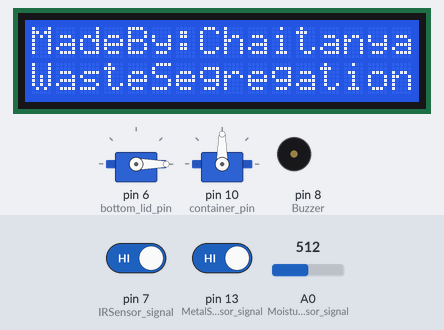
A sketch run on a simulated Arduino Uno, built with avr-gcc and run on an emulated ATmega328P. On the bench: 16×2 character LCD, 2 × servo, buzzer (waves = sounding, pin HIGH). The inputs (shaded band) are chosen by the test bench; at power-on: pin 7 (IRSensor_signal) HIGH, A0 (MoistureSensor_signal) = 512, pin 13 (MetalSensor_signal) HIGH. What the sketch prints to the serial monitor is not drawn.

Above: at 1.2 s.
1.3 s: pin 7 (IRSensor_signal) driven LOW
At 4.1 s:
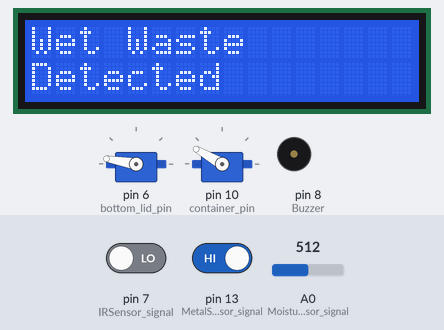
4.2 s: A0 (MoistureSensor_signal) set to 591
9.1 s: A0 (MoistureSensor_signal) set to 618
11.1 s: pin 13 (MetalSensor_signal) driven LOW
At 18.7 s:
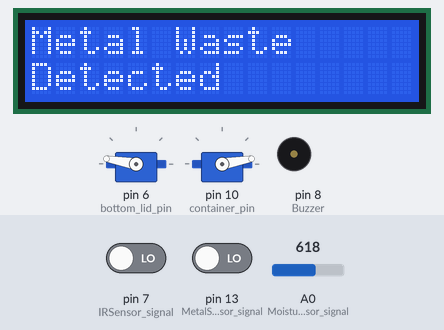
19.0 s: pin 13 (MetalSensor_signal) driven HIGH
At 23.8 s:
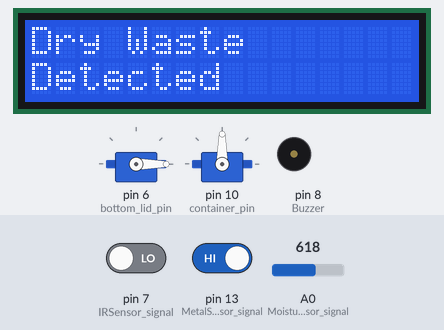
23.9 s: pin 7 (IRSensor_signal) driven HIGH
At 27.89 s:
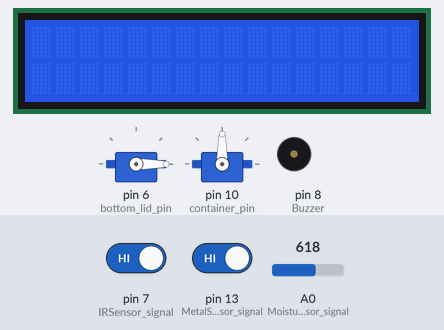
Timing chart, 0 to 29.3 s (numbered marks = the images above; inputs shaded):
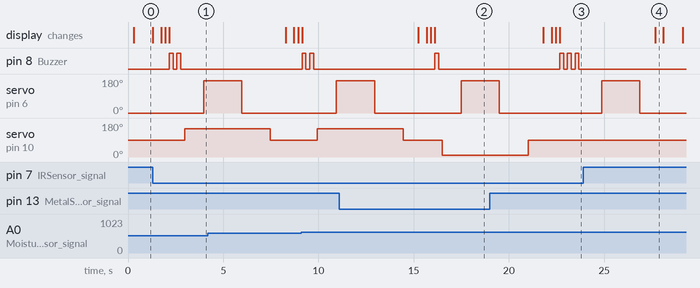

The sketch:

WasteSegregationWithI2CLcdDisplay.ino
```cpp
// Dependencies
#include <Servo.h>
#include <string.h>
#include <Wire.h>
#include <LiquidCrystal_I2C.h>

Servo bottom_lid, container;

// PinConfiguration
const int IRSensor_signal = 7; // input
const int Buzzer = 8; // output
const int MetalSensor_signal = 13; // input
const int MoistureSensor_signal = A0; // analog input
const int bottom_lid_pin = 6; // output value for angle for bottom lid
const int container_pin = 10; // output value for angle for container lid
// For LCD
// Initialize the LCD with I2C address 0x27, 16 columns, and 2 rows
LiquidCrystal_I2C lcd(0x27, 16, 2);


const String METAL = "metal";
const String DRY = "dry";
const String WET = "wet";


// Setup
void setup() {
  // Initialize the LCD
  lcd.init();
  // Turn on the backlight
  lcd.backlight();

  pinMode(IRSensor_signal, INPUT); // for detecting object
  pinMode(MetalSensor_signal, INPUT); // for detecting metal
  pinMode(Buzzer, OUTPUT); // for output
  bottom_lid.attach(bottom_lid_pin);  // Attach the bottom lid to pin 9
  container.attach(container_pin); // Attach the container to pin 10
  container.write(90);
  bottom_lid.write(0);

  Serial.begin(9600);
}

// Processing
void loop() {
  // Display a message on the LCD
  lcd.clear(); // Clear the LCD screen
  delay(200);   // Delay for LCD stability
  lcd.setCursor(0, 0); // Set cursor to the beginning of the first line
  lcd.print("MadeBy:Chaitanya");
  lcd.setCursor(0, 1); // Move to the second row
  lcd.print("WasteSegregation");

  Serial.println("Starting");
  int is_empty = digitalRead(IRSensor_signal);
  Serial.print("IR Sensor OUTPUT: ");
  Serial.println(is_empty);
  delay(200);
  if(!is_empty){
    // object is present
    int metalSensorValue = digitalRead(MetalSensor_signal);  // Read the metal sensor output
    Serial.print("Metal Sensor Value:");
    Serial.println(metalSensorValue);
    // if metal present metalSensorValue goes low as type is NPN
    if(metalSensorValue == LOW){
      // metal present
      Serial.println("Metal Detected");
      lcd.clear(); // Clear the LCD screen
      delay(200);   // Delay for LCD stability
      lcd.setCursor(0, 0); // Set cursor to the beginning of the first line
      // Display a message on the LCD
      lcd.print("Metal Waste");
      lcd.setCursor(0, 1); // Move to the second row
      lcd.print("Detected");
      TurnOnBuzzer();
      segregate(METAL);
    }else{
      // metal not present
      Serial.println("No Metal");
      int dryness = analogRead(MoistureSensor_signal); // Read Soil Moisture Sensor
      Serial.print("Soil Moisture Sensor: ");
      Serial.println(dryness);
      if(dryness < 600){
        // wet waste
        Serial.println("Wet Waste Detected");
        lcd.clear(); // Clear the LCD screen
        delay(200);   // Delay for LCD stability
        lcd.setCursor(0, 0); // Set cursor to the beginning of the first line
        // Display a message on the LCD
        lcd.print("Wet Waste");
        lcd.setCursor(0, 1); // Move to the second row
        lcd.print("Detected");
        TurnOnBuzzer();
        TurnOnBuzzer();
        segregate(WET);
      }else{
        // Dry Waste
        Serial.println("Dry Waste Detected");
        lcd.clear(); // Clear the LCD screen
        delay(200);   // Delay for LCD stability
        lcd.setCursor(0, 0); // Set cursor to the beginning of the first line
        // Display a message on the LCD
        lcd.print("Dry Waste");
        lcd.setCursor(0, 1); // Move to the second row
        lcd.print("Detected");
        TurnOnBuzzer();
        TurnOnBuzzer();
        TurnOnBuzzer();
        segregate(DRY);
      }
    }
  }else{
    // object is not present
    Serial.println("Object is not present");
  }
  delay(800);
  lcd.clear();
  delay(200);   // Delay for LCD stability
}

void TurnOnBuzzer(){
  Serial.println("Buzzer Triggered");
  digitalWrite(Buzzer, HIGH);
  delay(200);
  digitalWrite(Buzzer, LOW);
  delay(200);
}

void segregate(String waste){
  if(waste == METAL){
    container.write(10);
    delay(1000);
    bottom_lid.write(170);
    delay(2000);
    bottom_lid.write(0);
    delay(1500);
    container.write(90);
  }else if(waste == WET){
    container.write(150);
    delay(1000);
    bottom_lid.write(170);
    delay(2000);
    bottom_lid.write(0);
    delay(1500);
    container.write(90);
  }else{
    delay(1000);
    bottom_lid.write(170);
    delay(2000);
    bottom_lid.write(0);
  }
  return;
}
```

Measured:
- after the input at 1.3 s, pin 8 (Buzzer): alternates HIGH for 0.20 s and LOW for 0.20 s, 4 changes in all, then stays LOW, starting after 0.87 s; servo on pin 6 (bottom_lid_pin): 0° → 170° after 2.7 s; servo on pin 10 (container_pin): 90° → 150° after 1.7 s
- after the input at 11.1 s, pin 8 (Buzzer): goes on until 16.3 s, then stays LOW; the display: first differs from a run without the input after 5.0 s (image 2)
- after the input at 19.0 s, servo on pin 10 (container_pin): goes on until 21.0 s, then stays 90°; the display: first differs from a run without the input after 3.7 s (image 3)
- after the input at 23.9 s, pin 8 (Buzzer): stops changing and stays LOW
- what the display in image 4 shows lasts 0.4 s, from 27.7 s to 28.1 s
